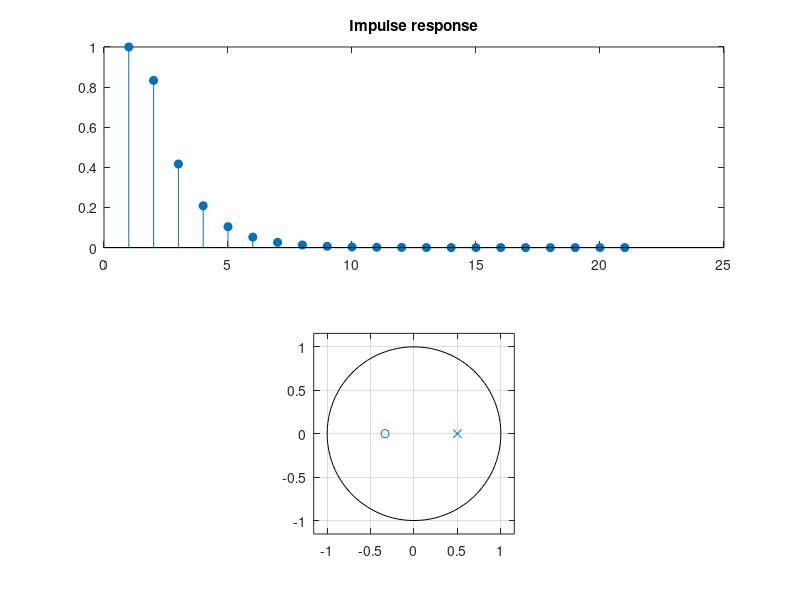

Recreate this plot in MATLAB.
clc; clear; close all;

num = [1 1/3]; den = [1 , -1/2];
% impulse response
figure ();
subplot (211) ; stem ( impz (num , den ), 'filled');
title ('Impulse response');
subplot (212) ; zplane (num , den );